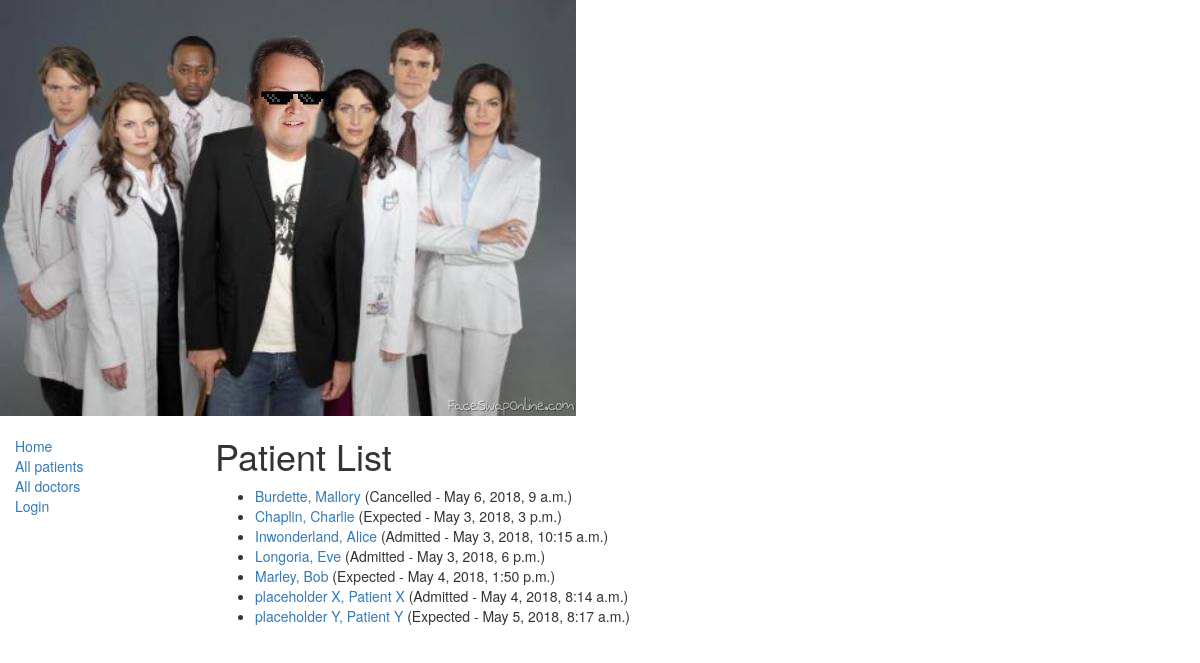
Page /catalog/patients/ on the committed database.
### catalog/models.py (models this page shows, shortened)
class Patient(models.Model): #Book
    first_name = models.CharField(max_length=100)
    last_name = models.CharField(max_length=100)
    doctor = models.ForeignKey(Doctor, on_delete=models.SET_NULL, null=True, blank=True)
    sex = models.ForeignKey(Sex, on_delete=models.SET_NULL, null=True) #genre
    date_of_birth = models.DateField(null=True, blank=True)
    date_of_appointment = models.DateTimeField(null=True, blank=True)
    symptoms = models.TextField(max_length=1000, help_text='Enter a brief description of the symptoms', null=True, blank=True)
    past_medical_history = models.TextField(max_length=1000, help_text='Enter previous disorders', null=True, blank=True)
    diagnosis = models.TextField(max_length=1000, help_text='Enter the diagnosis', null=True, blank=True)
    treatment = models.TextField(max_length=1000, help_text='Enter the treatment', null=True, blank=True)
    doctor_account = models.ForeignKey(User, on_delete=models.SET_NULL, null=True, blank=True)
    PATIENT_STATUS = (
        ('e', 'Expected'),
        ('a', 'Admitted'),
        ('c', 'Cancelled'),
    )
    status = models.CharField(max_length=1, choices=PATIENT_STATUS, blank=True, default='e', help_text='Patient appointment status')
    class Meta:
        ordering = ["last_name","first_name"]
        permissions = (("can_assign_patient", "Set patient as assigned"),("can_treat_patient","User can treat patients"),("I_am_boss","He is the boss"))
    def __str__(self):
        return '{0}, {1}'.format(self.last_name,self.first_name)
    def get_absolute_url(self):
        return reverse('patient-detail', args=[str(self.id)])

### catalog/views.py (the view)
# urls.py: path('patients/', views.PatientListView.as_view(), name='patients'),
class PatientListView(generic.ListView):
    model = Patient
    paginate_by = 10

### catalog/templates/catalog/patient_list.html
{% extends "base_generic.html" %}
{% block content %}
    <h1>Patient List</h1>
    {% if patient_list %}
    <ul>
      {% for patient in patient_list %}
      <li>
        <a href="{{ patient.get_absolute_url }}">{{ patient }}</a> ({{patient.get_status_display}} - {% if patient.date_of_appointment %}{{patient.date_of_appointment}}{% endif %})
      </li>
      {% endfor %}
    </ul>
    {% else %}
      <p>There are no patients in the hospital.</p>
    {% endif %}
{% endblock %}

### catalog/templates/base_generic.html (shortened to what this page needs)
<!DOCTYPE html>
<html lang="en">
<head>
  <link rel="stylesheet" href="https://maxcdn.bootstrapcdn.com/bootstrap/3.3.7/css/bootstrap.min.css">
  {% load static %}
  <link rel="stylesheet" href="{% static 'css/styles.css' %}">
  <img src="{% static 'catalog/images/bambenek_hospital_glass.jpg' %}" alt="My image" style="width:576px;height:416px;"/>
</head>
<body>
  <div class="container-fluid">
    <div class="row">
      <div class="col-sm-2">
      {% block sidebar %}
      <ul class="sidebar-nav">
          <li><a href="{% url 'index' %}">Home</a></li>
          <li><a href="{% url 'patients' %}">All patients</a></li>
          <li><a href="{% url 'doctors' %}">All doctors</a></li>
   {% if user.is_authenticated %}
     <li>User: {{ user.get_username }}</li>
     <li><a href="{% url 'logout'%}?next={{request.path}}">Logout</a></li>
   {% else %}
     <li><a href="{% url 'login'%}?next={{request.path}}">Login</a></li>
   {% endif %}
      </ul>
     {% endblock %}
      </div>
      <div class="col-sm-10 ">
      {% block content %}{% endblock %}
      </div>
    </div>
  </div>
</body>
</html>

### catalog/static/css/styles.css (style rules this page uses)
.sidebar-nav { margin-top: 20px; padding: 0; list-style: none; }

### rows in the picture
Patient: last_name+first_name "Burdette, Mallory", status "Cancelled", date_of_appointment "May 6, 2018, 9 a.m."
Patient: last_name+first_name "Chaplin, Charlie", status "Expected", date_of_appointment "May 3, 2018, 3 p.m."
Patient: last_name+first_name "Inwonderland, Alice", status "Admitted", date_of_appointment "May 3, 2018, 10:15 a.m."
Patient: last_name+first_name "Longoria, Eve", status "Admitted", date_of_appointment "May 3, 2018, 6 p.m."
Patient: last_name+first_name "Marley, Bob", status "Expected", date_of_appointment "May 4, 2018, 1:50 p.m."
Patient: last_name+first_name "placeholder X, Patient X", status "Admitted", date_of_appointment "May 4, 2018, 8:14 a.m."
Patient: last_name+first_name "placeholder Y, Patient Y", status "Expected", date_of_appointment "May 5, 2018, 8:17 a.m."
